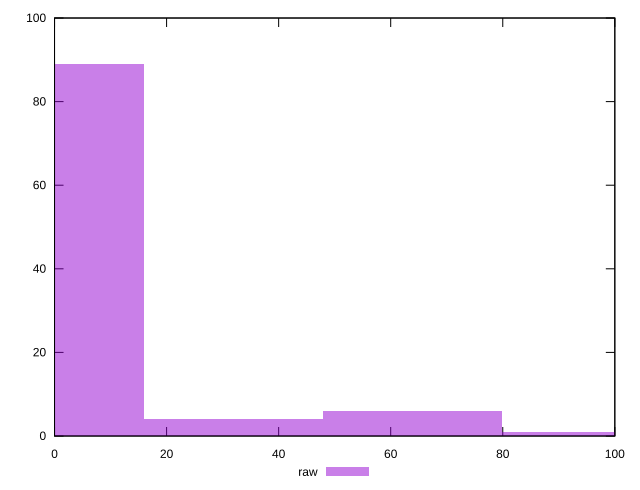

Recreate this plot in gnuplot.
reset

$raw <<EOF
95.76888933807867 1
0 89
63.845926225385774 6
31.922963112692887 4
EOF

set key outside below
set boxwidth 31.922963112692887
set xrange [0:100]
set yrange [0:100]
set trange [0:100]
set style fill transparent solid 0.5 noborder
set terminal svg size 640, 490 enhanced background rgb 'white'
set output "reports/report_00031_2021-02-24T23-18-18.084Z/unminified-javascript/samples/card/raw/histogram.svg"

plot $raw title "raw" with boxes

reset
